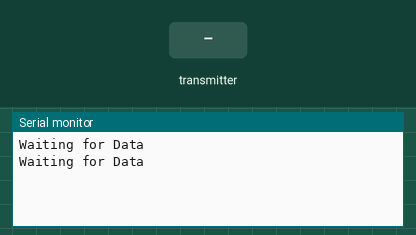
This sketch was run on a simulated ESP32. Shown: the last lines printed to the serial monitor. The inputs (shaded band) are chosen by the test bench.

Above: at 1.2 s.
1.3 s: the transmitter starts sending buttons = 0
At 1.61 s:
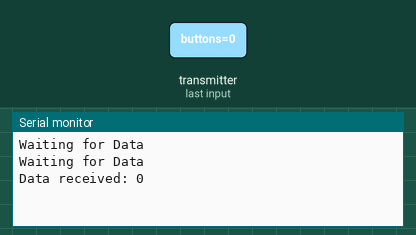
3.3 s: the transmitter starts sending buttons = 1
At 3.61 s:
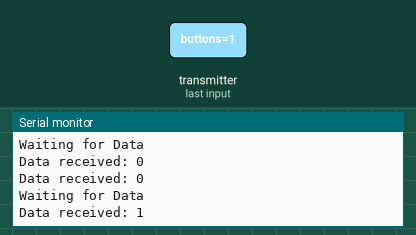

The sketch:

espnow_receive.ino
```cpp
// (licence header left out)
#include <esp_now.h>
#include <WiFi.h>

#include <Wire.h>

const int button1 = 36;


// REPLACE WITH THE MAC Address of your receiver
uint8_t broadcastAddress[] = {0x94, 0xB9, 0x7E, 0xE9, 0xA2, 0xE8};

uint8_t rcvd_data;

// Variable to store if sending data was successful
String success;

//Structure example to send data
//Must match the receiver structure
typedef struct struct_message {
    uint8_t buttons;
} struct_message;

// Create a struct_message to hold incoming sensor readings
struct_message incomingReadings;
struct_message outputData;


// Callback when data is sent
void OnDataSent(const uint8_t *mac_addr, esp_now_send_status_t status) {
  Serial.print("\r\nLast Packet Send Status:\t");
  Serial.println(status == ESP_NOW_SEND_SUCCESS ? "Delivery Success" : "Delivery Fail");
  if (status ==0){
    success = "Delivery Success :)";
  }
  else{
    success = "Delivery Fail :(";
  }
}

// Callback when data is received
void OnDataRecv(const uint8_t * mac, const uint8_t *incomingData, int len) {
  memcpy(&incomingReadings, incomingData, sizeof(incomingReadings));
  rcvd_data = incomingReadings.buttons;
  Serial.print("Data received: ");
  Serial.println(rcvd_data);
}

void setup() {
  // Init Serial Monitor
  Serial.begin(115200);

  pinMode(button1, INPUT);

  // Set device as a Wi-Fi Station
  WiFi.mode(WIFI_STA);

  // Init ESP-NOW
  if (esp_now_init() != ESP_OK) {
    Serial.println("Error initializing ESP-NOW");
    return;
  }

  // Once ESPNow is successfully Init, we will register for Send CB to
  // get the status of Trasnmitted packet
  //esp_now_register_send_cb(OnDataSent);

  // Register peer
  esp_now_peer_info_t peerInfo;
  memcpy(peerInfo.peer_addr, broadcastAddress, 6);
  peerInfo.channel = 0;
  peerInfo.encrypt = false;

  // Add peer
  if (esp_now_add_peer(&peerInfo) != ESP_OK){
    Serial.println("Failed to add peer");
    return;
  }
  // Register for a callback function that will be called when data is received
  esp_now_register_recv_cb(OnDataRecv);
}

void loop() {

  Serial.println("Waiting for Data");
  delay(1000);
}
```

Measured:
- after the input at 1.3 s, the serial monitor: prints a new line at once (image 1)
- after the input at 3.3 s, the serial monitor: prints a new line at once (image 2)
